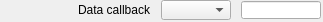
   <widget class="caFrame" name="caFrame_20">
    <property name="geometry">
     <rect>
      <x>380</x>
      <y>768</y>
      <width>323</width>
      <height>22</height>
     </rect>
    </property>
    <widget class="caLabel" name="caLabel_32">
     <property name="geometry">
      <rect>
       <x>0</x>
       <y>0</y>
       <width>150</width>
       <height>20</height>
      </rect>
     </property>
     <property name="text">
      <string>Data callback</string>
     </property>
     <property name="alignment">
      <set>Qt::AlignAbsolute|Qt::AlignRight|Qt::AlignTrailing|Qt::AlignVCenter</set>
     </property>
     <property name="fontScaleMode">
      <enum>ESimpleLabel::WidthAndHeight</enum>
     </property>
     <property name="foreground">
      <color>
       <red>0</red>
       <green>0</green>
       <blue>0</blue>
      </color>
     </property>
     <property name="background">
      <color alpha="0">
       <red>0</red>
       <green>0</green>
       <blue>0</blue>
      </color>
     </property>
     <property name="frameShape">
      <enum>QFrame::NoFrame</enum>
     </property>
    </widget>
    <widget class="caMenu" name="caMenu_3">
     <property name="geometry">
      <rect>
       <x>161</x>
       <y>0</y>
       <width>70</width>
       <height>20</height>
      </rect>
     </property>
     <property name="channel" stdset="0">
      <string>$(P)$(R)UseDataCallback</string>
     </property>
     <property name="colorMode">
      <enum>caMenu::Static</enum>
     </property>
     <property name="foreground">
      <color>
       <red>0</red>
       <green>0</green>
       <blue>0</blue>
      </color>
     </property>
     <property name="background">
      <color>
       <red>115</red>
       <green>223</green>
       <blue>255</blue>
      </color>
     </property>
    </widget>
    <widget class="caLineEdit" name="caLineEdit_21">
     <property name="geometry">
      <rect>
       <x>241</x>
       <y>1</y>
       <width>80</width>
       <height>18</height>
      </rect>
     </property>
     <property name="alignment">
      <set>Qt::AlignAbsolute|Qt::AlignCenter|Qt::AlignHCenter|Qt::AlignVCenter</set>
     </property>
     <property name="channel" stdset="0">
      <string>$(P)$(R)UseDataCallback_RBV</string>
     </property>
     <property name="foreground">
      <color>
       <red>10</red>
       <green>0</green>
       <blue>184</blue>
      </color>
     </property>
     <property name="background">
      <color>
       <red>187</red>
       <green>187</green>
       <blue>187</blue>
      </color>
     </property>
     <property name="colorMode">
      <enum>caLineEdit::Static</enum>
     </property>
     <property name="precisionMode">
      <enum>caLineEdit::Channel</enum>
     </property>
     <property name="limitsMode">
      <enum>caLineEdit::Channel</enum>
     </property>
     <property name="maxValue">
      <double>1.000000000000000</double>
     </property>
     <property name="minValue">
      <double>0.000000000000000</double>
     </property>
     <property name="fontScaleMode" stdset="0">
      <enum>caLineEdit::WidthAndHeight</enum>
     </property>
     <property name="formatType">
      <enum>caLineEdit::decimal</enum>
     </property>
    </widget>
   </widget>
